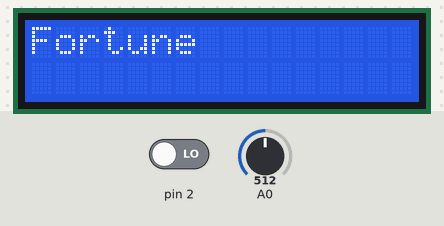
A sketch run on a simulated Arduino Uno, built with avr-gcc and run on an emulated ATmega328P. Shown: 16×2 character LCD. The inputs (shaded band) are chosen by the test bench; at power-on: A0 = 512, pin 2 LOW.

Above: at 2.2 s.
2.3 s: A0 set to 669
3.8 s: A0 set to 692
At 4.3 s:
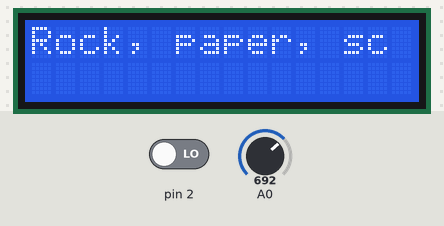
At 6.7 s:
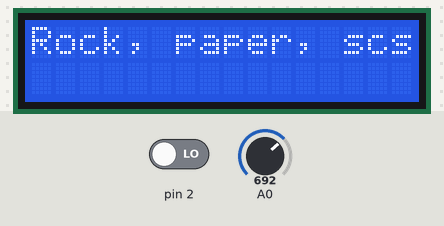
6.8 s: pin 2 driven HIGH
At 9.7 s:
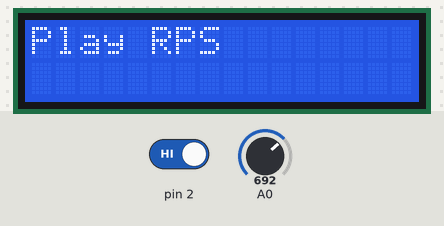
Timing chart, 0 to 11.2 s (numbered marks = the images above; inputs shaded):
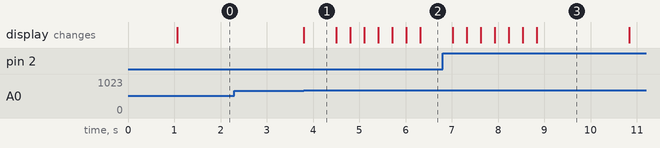

The sketch:

menu_example.ino
```cpp
/*
  App Menu
  Scroll through and execute different applications
  * Magic 8-Ball
  * Rock, Paper, Scissors

  The LCD circuit:
 * LCD RS pin to digital pin 7
 * LCD Enable pin to digital pin 8
 * LCD D4 pin to digital pin 9
 * LCD D5 pin to digital pin 10
 * LCD D6 pin to digital pin 11
 * LCD D7 pin to digital pin 12
 * LCD R/W pin to ground
 * 10K potentiometer:
 * ends to +5V and ground
 * wiper to LCD VO pin (pin 3)

  Scroll Wheel: potentiometer
 * 10k potentiometer:
 * ends to +5V and ground
 * wiper to A0

  Pushbutton:
 * Digital input 2
 * Configured as external interrupt
 * Connected with 10k resistor to GND
 * Other end of switch connected to 5V

*/

// include the library code:
#include <LiquidCrystal.h>

int home_menu_state = 3;
bool button_state = false;

// initialize the library by associating any needed LCD interface pin
// with the arduino pin number it is connected to
const int rs = 7, en = 8, d4 = 9, d5 = 10, d6 = 11, d7 = 12;
LiquidCrystal lcd(rs, en, d4, d5, d6, d7);

void setup() {
  // put your setup code here, to run once:

  pinMode(2,INPUT);

  attachInterrupt(digitalPinToInterrupt(2), pushbutton, RISING);

  // set up the LCD's number of columns and rows:
  lcd.begin(16, 2);
  // Print a message to the LCD.
  lcd.print("Welcome!");
  delay(1000);

}

void loop() {
  // put your main code here, to run repeatedly:

  int ADCvalue = analogRead(0);


  switch (home_menu_state) {
    // magic 8-ball
    case 0:
      if (button_state == true) {
        button_state = false;
        lcd.clear();
        lcd.print("Play 8-ball");
        delay(2000);
      }
      // if Fortune state
      if ((ADCvalue>341) && (ADCvalue<=682)) {
        home_menu_state = 1;
        lcd.clear();
        lcd.print("Fortune");
      }
      // if rock paper scissors state
      else if (ADCvalue>682) {
        home_menu_state = 2;
        lcd.clear();
        //lcd.print("Rock, paper, scissors");
        oneLineScroll(0,"Rock, paper, scissors");
      }
      break;

     // fortune
     case 1:
      if (button_state == true) {
        button_state = false;
        lcd.clear();
        lcd.print("Play fortune");
        delay(2000);
      }
      // if magic 8-ball state
      if (ADCvalue<=341) {
        home_menu_state = 0;
        lcd.clear();
        lcd.print("Magic 8-ball");
      }
      // if rock paper scissors state
      else if (ADCvalue>682)  {
        home_menu_state = 2;
        lcd.clear();
        //lcd.print("Rock, paper, scissors");
        oneLineScroll(0,"Rock, paper, scissors");
      }
      break;

    // rock paper scissors
    case 2:
      oneLineScroll(0,"Rock, paper, scissors");
      if (button_state == true) {
        button_state = false;
        lcd.clear();
        lcd.print("Play RPS");
        delay(2000);
      }
      // if magic 8-ball state
      if (ADCvalue<=341) {
        home_menu_state = 0;
        lcd.clear();
        lcd.print("Magic 8-ball");
      }
      // if Fortune state
      if ((ADCvalue>341) && (ADCvalue<=682)) {
        home_menu_state = 1;
        lcd.clear();
        lcd.print("Fortune");
      }
      break;

     case 3:
      if (ADCvalue<=341) {
        home_menu_state = 0;
        lcd.clear();
        lcd.print("Magic 8-ball");
      }
      // if Fortune state
      else if ((ADCvalue>341) && (ADCvalue<=682)) {
        home_menu_state = 1;
        lcd.clear();
        lcd.print("Fortune");
      }
      // if rock paper scissors state
      else if (ADCvalue>682)  {
        home_menu_state = 2;
        lcd.clear();
        //lcd.print("Rock, paper, scissors");
        oneLineScroll(0,"Rock, paper, scissors");
      }
      break;

  }

}


/* if string is too large to print, scroll on single line */
void oneLineScroll (int line, String str1) {
  int i;

  // set cursor on intended line and print first 16 chars
  lcd.setCursor(0, line);
  lcd.print(str1.substring(0,15));
  delay(700);
  // for every additional letter, shift in from right
  for (i = 0; i <= (str1.length()-16); i++) {
    lcd.setCursor(0, line);
    lcd.print(str1.substring(i,i+16));
    delay(300);
  }
}

void pushbutton() {
  button_state = true;

}
```

Measured:
- the behaviour switches between 682 and 683 on A0 (found by bisection; images 0 and 1)
- after the input at 2.3 s, every drawn part: stays the same
- after the input at 3.8 s, the display: changes at once (image 1)
- after the input at 6.8 s, the display: first differs from a run without the input after 2.0 s (image 3)
- what the display in image 1 shows lasts 0.7 s, from 3.8 s to 4.5 s
